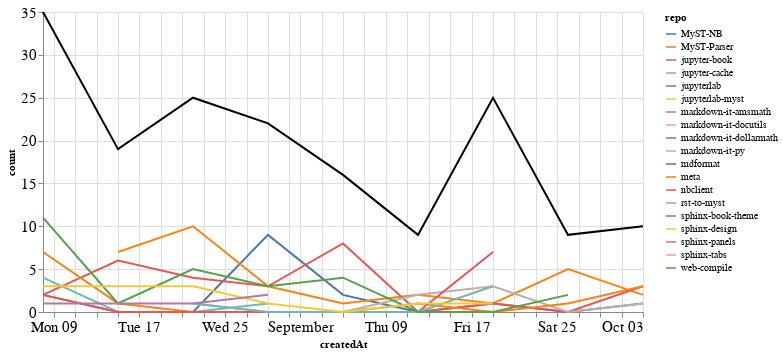

Here is the notebook cell this chart was saved with:
### Markdown cell above
### Comments

### Code cell
comments_time = comments.groupby('repo').resample('W', on='createdAt').count()['author'].reset_index()
comments_time = comments_time.rename(columns={'author': 'count'})
comments_time_total = comments_time.groupby('createdAt').agg({"count": "sum"}).reset_index()
ch1 = alt.Chart(comments_time, width=600).mark_line().encode(
    x='createdAt',
    y='count',
    color='repo',
    tooltip="repo"
)

ch2 = alt.Chart(comments_time_total, width=600).mark_line(color="black").encode(
    x='createdAt',
    y='count',
)

ch1 + ch2

### Figure 1 — Vega-Lite specification as saved in the notebook (floating-point values rounded to 4 significant figures)
{"config": {"axisLeft": {"labelFontSize": 15}, "axisBottom": {"labelFontSize": 15}}, "layer": [{"data": {"name": "data-74bbdcd9e0512b0c9412b61a86b3263e"}, "mark": "line", "encoding": {"color": {"type": "nominal", "field": "repo"}, "tooltip": {"type": "nominal", "field": "repo"}, "x": {"type": "temporal", "field": "createdAt"}, "y": {"type": "quantitative", "field": "count"}}, "width": 600}, {"data": {"name": "data-933105fc469c77dc02218f318893f4bc"}, "mark": {"type": "line", "color": "black"}, "encoding": {"x": {"type": "temporal", "field": "createdAt"}, "y": {"type": "quantitative", "field": "count"}}, "width": 600}], "$schema": "https://vega.github.io/schema/vega-lite/v4.8.1.json", "datasets": {"data-74bbdcd9e0512b0c9412b61a86b3263e": [{"repo": "MyST-NB", "createdAt": "2021-08-08T00:00:00", "count": 2}, {"repo": "MyST-NB", "createdAt": "2021-08-15T00:00:00", "count": 0}, {"repo": "MyST-NB", "createdAt": "2021-08-22T00:00:00", "count": 0}, {"repo": "MyST-NB", "createdAt": "2021-08-29T00:00:00", "count": 9}, {"repo": "MyST-NB", "createdAt": "2021-09-05T00:00:00", "count": 2}, {"repo": "MyST-NB", "createdAt": "2021-09-12T00:00:00", "count": 0}, {"repo": "MyST-NB", "createdAt": "2021-09-19T00:00:00", "count": 1}, {"repo": "MyST-NB", "createdAt": "2021-09-26T00:00:00", "count": 0}, {"repo": "MyST-NB", "createdAt": "2021-10-03T00:00:00", "count": 1}, {"repo": "MyST-Parser", "createdAt": "2021-08-15T00:00:00", "count": 7}, {"repo": "MyST-Parser", "createdAt": "2021-08-22T00:00:00", "count": 10}, {"repo": "MyST-Parser", "createdAt": "2021-08-29T00:00:00", "count": 3}, {"repo": "MyST-Parser", "createdAt": "2021-09-05T00:00:00", "count": 1}, {"repo": "MyST-Parser", "createdAt": "2021-09-12T00:00:00", "count": 2}, {"repo": "MyST-Parser", "createdAt": "2021-09-19T00:00:00", "count": 1}, {"repo": "MyST-Parser", "createdAt": "2021-09-26T00:00:00", "count": 5}, {"repo": "MyST-Parser", "createdAt": "2021-10-03T00:00:00", "count": 2}, {"repo": "jupyter-book", "createdAt": "2021-08-08T00:00:00", "count": 2}, {"repo": "jupyter-book", "createdAt": "2021-08-15T00:00:00", "count": 6}, {"repo": "jupyter-book", "createdAt": "2021-08-22T00:00:00", "count": 4}, {"repo": "jupyter-book", "createdAt": "2021-08-29T00:00:00", "count": 3}, {"repo": "jupyter-book", "createdAt": "2021-09-05T00:00:00", "count": 8}, {"repo": "jupyter-book", "createdAt": "2021-09-12T00:00:00", "count": 0}, {"repo": "jupyter-book", "createdAt": "2021-09-19T00:00:00", "count": 1}, {"repo": "jupyter-book", "createdAt": "2021-09-26T00:00:00", "count": 0}, {"repo": "jupyter-book", "createdAt": "2021-10-03T00:00:00", "count": 3}, {"repo": "jupyter-cache", "createdAt": "2021-08-08T00:00:00", "count": 4}, {"repo": "jupyter-cache", "createdAt": "2021-08-15T00:00:00", "count": 0}, {"repo": "jupyter-cache", "createdAt": "2021-08-22T00:00:00", "count": 0}, {"repo": "jupyter-cache", "createdAt": "2021-08-29T00:00:00", "count": 1}, {"repo": "jupyterlab", "createdAt": "2021-09-19T00:00:00", "count": 1}, {"repo": "jupyterlab-myst", "createdAt": "2021-09-19T00:00:00", "count": 7}, {"repo": "markdown-it-amsmath", "createdAt": "2021-09-12T00:00:00", "count": 1}, {"repo": "markdown-it-docutils", "createdAt": "2021-08-08T00:00:00", "count": 3}, {"repo": "markdown-it-dollarmath", "createdAt": "2021-09-12T00:00:00", "count": 1}, {"repo": "markdown-it-py", "createdAt": "2021-08-22T00:00:00", "count": 1}, {"repo": "markdown-it-py", "createdAt": "2021-08-29T00:00:00", "count": 0}, {"repo": "markdown-it-py", "createdAt": "2021-09-05T00:00:00", "count": 0}, {"repo": "markdown-it-py", "createdAt": "2021-09-12T00:00:00", "count": 2}, {"repo": "markdown-it-py", "createdAt": "2021-09-19T00:00:00", "count": 3}, {"repo": "markdown-it-py", "createdAt": "2021-09-26T00:00:00", "count": 0}, {"repo": "markdown-it-py", "createdAt": "2021-10-03T00:00:00", "count": 1}, {"repo": "mdformat", "createdAt": "2021-09-05T00:00:00", "count": 1}, {"repo": "meta", "createdAt": "2021-08-08T00:00:00", "count": 7}, {"repo": "meta", "createdAt": "2021-08-15T00:00:00", "count": 1}, {"repo": "meta", "createdAt": "2021-08-22T00:00:00", "count": 0}, {"repo": "meta", "createdAt": "2021-08-29T00:00:00", "count": 0}, {"repo": "meta", "createdAt": "2021-09-05T00:00:00", "count": 0}, {"repo": "meta", "createdAt": "2021-09-12T00:00:00", "count": 1}, {"repo": "meta", "createdAt": "2021-09-19T00:00:00", "count": 0}, {"repo": "meta", "createdAt": "2021-09-26T00:00:00", "count": 1}, {"repo": "meta", "createdAt": "2021-10-03T00:00:00", "count": 3}, {"repo": "nbclient", "createdAt": "2021-08-08T00:00:00", "count": 2}, {"repo": "nbclient", "createdAt": "2021-08-15T00:00:00", "count": 0}, {"repo": "nbclient", "createdAt": "2021-08-22T00:00:00", "count": 0}, {"repo": "nbclient", "createdAt": "2021-08-29T00:00:00", "count": 0}, {"repo": "nbclient", "createdAt": "2021-09-05T00:00:00", "count": 0}, {"repo": "nbclient", "createdAt": "2021-09-12T00:00:00", "count": 0}, {"repo": "nbclient", "createdAt": "2021-09-19T00:00:00", "count": 7}, {"repo": "rst-to-myst", "createdAt": "2021-08-22T00:00:00", "count": 1}, {"repo": "rst-to-myst", "createdAt": "2021-08-29T00:00:00", "count": 0}, {"repo": "rst-to-myst", "createdAt": "2021-09-05T00:00:00", "count": 0}, {"repo": "rst-to-myst", "createdAt": "2021-09-12T00:00:00", "count": 0}, {"repo": "rst-to-myst", "createdAt": "2021-09-19T00:00:00", "count": 3}, {"repo": "sphinx-book-theme", "createdAt": "2021-08-08T00:00:00", "count": 11}, {"repo": "sphinx-book-theme", "createdAt": "2021-08-15T00:00:00", "count": 1}, {"repo": "sphinx-book-theme", "createdAt": "2021-08-22T00:00:00", "count": 5}, {"repo": "sphinx-book-theme", "createdAt": "2021-08-29T00:00:00", "count": 3}, {"repo": "sphinx-book-theme", "createdAt": "2021-09-05T00:00:00", "count": 4}, {"repo": "sphinx-book-theme", "createdAt": "2021-09-12T00:00:00", "count": 0}, {"repo": "sphinx-book-theme", "createdAt": "2021-09-19T00:00:00", "count": 0}, {"repo": "sphinx-book-theme", "createdAt": "2021-09-26T00:00:00", "count": 2}, {"repo": "sphinx-design", "createdAt": "2021-08-08T00:00:00", "count": 3}, {"repo": "sphinx-design", "createdAt": "2021-08-15T00:00:00", "count": 3}, {"repo": "sphinx-design", "createdAt": "2021-08-22T00:00:00", "count": 3}, {"repo": "sphinx-design", "createdAt": "2021-08-29T00:00:00", "count": 1}, {"repo": "sphinx-design", "createdAt": "2021-09-05T00:00:00", "count": 0}, {"repo": "sphinx-design", "createdAt": "2021-09-12T00:00:00", "count": 1}, {"repo": "sphinx-design", "createdAt": "2021-09-19T00:00:00", "count": 1}, {"repo": "sphinx-panels", "createdAt": "2021-08-08T00:00:00", "count": 1}, {"repo": "sphinx-panels", "createdAt": "2021-08-15T00:00:00", "count": 1}, {"repo": "sphinx-panels", "createdAt": "2021-08-22T00:00:00", "count": 1}, {"repo": "sphinx-panels", "createdAt": "2021-08-29T00:00:00", "count": 2}, {"repo": "sphinx-tabs", "createdAt": "2021-09-12T00:00:00", "count": 1}, {"repo": "web-compile", "createdAt": "2021-09-26T00:00:00", "count": 1}], "data-933105fc469c77dc02218f318893f4bc": [{"createdAt": "2021-08-08T00:00:00", "count": 35}, {"createdAt": "2021-08-15T00:00:00", "count": 19}, {"createdAt": "2021-08-22T00:00:00", "count": 25}, {"createdAt": "2021-08-29T00:00:00", "count": 22}, {"createdAt": "2021-09-05T00:00:00", "count": 16}, {"createdAt": "2021-09-12T00:00:00", "count": 9}, {"createdAt": "2021-09-19T00:00:00", "count": 25}, {"createdAt": "2021-09-26T00:00:00", "count": 9}, {"createdAt": "2021-10-03T00:00:00", "count": 10}]}}
